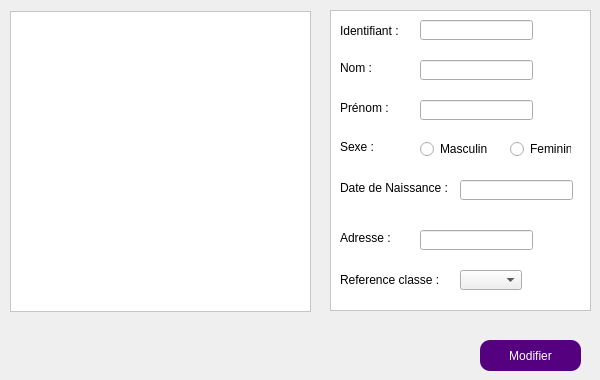
        <widget class="QWidget" name="tab_4">
         <attribute name="title">
          <string>Modifier un élève</string>
         </attribute>
         <widget class="QLabel" name="prenomp_6">
          <property name="geometry">
           <rect>
            <x>340</x>
            <y>230</y>
            <width>51</width>
            <height>16</height>
           </rect>
          </property>
          <property name="styleSheet">
           <string notr="true">background-color:white;</string>
          </property>
          <property name="text">
           <string>Adresse :</string>
          </property>
         </widget>
         <widget class="QLabel" name="ID_6">
          <property name="geometry">
           <rect>
            <x>340</x>
            <y>20</y>
            <width>71</width>
            <height>21</height>
           </rect>
          </property>
          <property name="styleSheet">
           <string notr="true">background-color:white;</string>
          </property>
          <property name="text">
           <string>Identifiant :</string>
          </property>
         </widget>
         <widget class="QRadioButton" name="radioButton_masculin_5">
          <property name="geometry">
           <rect>
            <x>420</x>
            <y>140</y>
            <width>71</width>
            <height>18</height>
           </rect>
          </property>
          <property name="styleSheet">
           <string notr="true">background-color:white;</string>
          </property>
          <property name="text">
           <string>Masculin</string>
          </property>
         </widget>
         <widget class="QLineEdit" name="Nom_modif_label">
          <property name="geometry">
           <rect>
            <x>420</x>
            <y>60</y>
            <width>113</width>
            <height>20</height>
           </rect>
          </property>
         </widget>
         <widget class="QLabel" name="Prenom_6">
          <property name="geometry">
           <rect>
            <x>340</x>
            <y>100</y>
            <width>61</width>
            <height>16</height>
           </rect>
          </property>
          <property name="styleSheet">
           <string notr="true">background-color:white;
</string>
          </property>
          <property name="text">
           <string>Prénom :</string>
          </property>
         </widget>
         <widget class="QLabel" name="Nom_6">
          <property name="geometry">
           <rect>
            <x>340</x>
            <y>60</y>
            <width>71</width>
            <height>16</height>
           </rect>
          </property>
          <property name="styleSheet">
           <string notr="true">background-color:white;</string>
          </property>
          <property name="text">
           <string>Nom :</string>
          </property>
         </widget>
         <widget class="QLineEdit" name="ID_modif_label">
          <property name="geometry">
           <rect>
            <x>420</x>
            <y>20</y>
            <width>113</width>
            <height>20</height>
           </rect>
          </property>
         </widget>
         <widget class="QPushButton" name="pb_modifier_eleve">
          <property name="geometry">
           <rect>
            <x>480</x>
            <y>340</y>
            <width>101</width>
            <height>31</height>
           </rect>
          </property>
          <property name="styleSheet">
           <string notr="true">border-radius: 10px;
background-color:rgb(85, 0, 127);
color: white</string>
          </property>
          <property name="text">
           <string>Modifier</string>
          </property>
         </widget>
         <widget class="QLabel" name="Sexe_6">
          <property name="geometry">
           <rect>
            <x>340</x>
            <y>140</y>
            <width>47</width>
            <height>14</height>
           </rect>
          </property>
          <property name="styleSheet">
           <string notr="true">background-color:white;</string>
          </property>
          <property name="text">
           <string>Sexe :</string>
          </property>
         </widget>
         <widget class="QLineEdit" name="Prenom_modif_label">
          <property name="geometry">
           <rect>
            <x>420</x>
            <y>100</y>
            <width>113</width>
            <height>20</height>
           </rect>
          </property>
         </widget>
         <widget class="QLineEdit" name="adress_modif_label">
          <property name="geometry">
           <rect>
            <x>420</x>
            <y>230</y>
            <width>113</width>
            <height>20</height>
           </rect>
          </property>
         </widget>
         <widget class="QRadioButton" name="radioButton_feminen_5">
          <property name="geometry">
           <rect>
            <x>510</x>
            <y>140</y>
            <width>61</width>
            <height>18</height>
           </rect>
          </property>
          <property name="styleSheet">
           <string notr="true">background-color:white;</string>
          </property>
          <property name="text">
           <string>Feminin</string>
          </property>
         </widget>
         <widget class="QLabel" name="date_naissance_5">
          <property name="geometry">
           <rect>
            <x>340</x>
            <y>180</y>
            <width>111</width>
            <height>16</height>
           </rect>
          </property>
          <property name="styleSheet">
           <string notr="true">background-color:white;</string>
          </property>
          <property name="text">
           <string>Date de Naissance :</string>
          </property>
         </widget>
         <widget class="QLineEdit" name="date_naiss_modif_label">
          <property name="geometry">
           <rect>
            <x>460</x>
            <y>180</y>
            <width>113</width>
            <height>20</height>
           </rect>
          </property>
         </widget>
         <widget class="QTableView" name="tab_modifier">
          <property name="geometry">
           <rect>
            <x>10</x>
            <y>11</y>
            <width>301</width>
            <height>301</height>
           </rect>
          </property>
          <property name="styleSheet">
           <string notr="true">background-color: white</string>
          </property>
         </widget>
         <widget class="QTableWidget" name="tableWidget">
          <property name="geometry">
           <rect>
            <x>330</x>
            <y>10</y>
            <width>261</width>
            <height>301</height>
           </rect>
          </property>
          <property name="styleSheet">
           <string notr="true">background-color:white</string>
          </property>
         </widget>
         <widget class="QComboBox" name="combo_modifier_eleve">
          <property name="geometry">
           <rect>
            <x>460</x>
            <y>270</y>
            <width>62</width>
            <height>20</height>
           </rect>
          </property>
         </widget>
         <widget class="QLabel" name="label_13">
          <property name="geometry">
           <rect>
            <x>340</x>
            <y>270</y>
            <width>111</width>
            <height>20</height>
           </rect>
          </property>
          <property name="styleSheet">
           <string notr="true">background-color: rgb(255, 255, 255);</string>
          </property>
          <property name="text">
           <string>Reference classe :</string>
          </property>
         </widget>
         <zorder>tableWidget</zorder>
         <zorder>prenomp_6</zorder>
         <zorder>ID_6</zorder>
         <zorder>radioButton_masculin_5</zorder>
         <zorder>Nom_modif_label</zorder>
         <zorder>Prenom_6</zorder>
         <zorder>Nom_6</zorder>
         <zorder>ID_modif_label</zorder>
         <zorder>pb_modifier_eleve</zorder>
         <zorder>Sexe_6</zorder>
         <zorder>Prenom_modif_label</zorder>
         <zorder>adress_modif_label</zorder>
         <zorder>radioButton_feminen_5</zorder>
         <zorder>date_naissance_5</zorder>
         <zorder>date_naiss_modif_label</zorder>
         <zorder>tab_modifier</zorder>
         <zorder>combo_modifier_eleve</zorder>
         <zorder>label_13</zorder>
        </widget>
